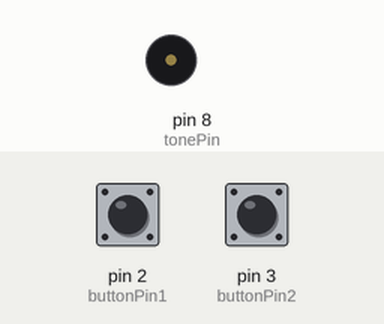
Simulated run of this sketch. Board: Arduino Uno, built with avr-gcc and run on an emulated ATmega328P. On the bench: buzzer (waves = sounding). The inputs (shaded band) are chosen by the test bench; at power-on: pin 3 (buttonPin2) LOW, pin 2 (buttonPin1) LOW.

Above: at 1.2 s.
1.3 s: pin 3 (buttonPin2) pulled HIGH for 0.15 s
At 1.7 s:
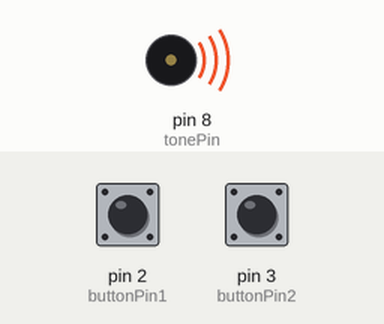
4.4 s: pin 2 (buttonPin1) pulled HIGH for 0.15 s
7.5 s: pin 2 (buttonPin1) pulled HIGH for 1 s
11.5 s: pin 2 (buttonPin1) pulled HIGH for 3.2 s
Timing chart, 0 to 19.9 s (numbered marks = the images above; inputs shaded):
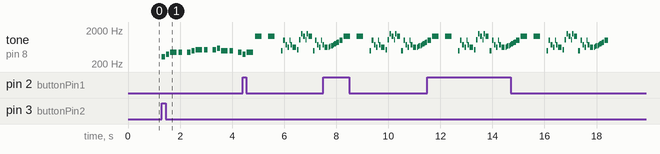

The sketch:

Milestone1_Code.ino
```cpp
// Set pins for buttons and buzzer
const int buttonPin1 = 2;  // the number of the first pushbutton pin
const int buttonPin2 = 3;  // the number of the second pushbutton pin
const int tonePin = 8;     // the number of the buzzer

// Variables
int tunePending;
int tunePlaying;
unsigned long tuneStartTime;

enum states {waiting, playing, pending};
enum states state;

void setup() {
  // initialize the buzzer as output:
  pinMode(tonePin, OUTPUT);
  // initialize the pushbutton pins as inputs:
  pinMode(buttonPin1, INPUT);
  pinMode(buttonPin2, INPUT);

  waitingSetup();
}

void loop() {

  switch (state) {
    case waiting:
      waitingLoop();
      break;
    case playing:
      playingLoop();
      break;
    case pending:
      pendingLoop();
      break;
  }
}
```

pending.ino
```cpp
void pendingSetup() {
  state = pending;
}

void pendingLoop() {
  bool done = false;
  //  Plays tunes
  if (tunePlaying == 1) {
    done = playTune1();
  }
  if (tunePlaying == 2) {
    done = playTune2();
  }

  if (done) {
    tunePlaying = tunePending; //Transitions to queued song
    tunePending = 0; //Resets queue

    // Two beeps before queued song
    tone(tonePin,1319,250);
    delay(500);
    tone(tonePin,1319,250);
    delay(500);
    playingSetup(); //Begins playing
  }
}
```

pitches.h
```cpp
/*************************************************
   Public Constants
 *************************************************/

#define NOTE_B0 31
#define NOTE_C1 33
#define NOTE_CS1 35
#define NOTE_D1 37
#define NOTE_DS1 39
#define NOTE_E1 41
#define NOTE_F1 44
#define NOTE_FS1 46
#define NOTE_G1 49
#define NOTE_GS1 52
#define NOTE_A1 55
#define NOTE_AS1 58
#define NOTE_B1 62
#define NOTE_C2 65
#define NOTE_CS2 69
#define NOTE_D2 73
#define NOTE_DS2 78
#define NOTE_E2 82
#define NOTE_F2 87
#define NOTE_FS2 93
#define NOTE_G2 98
#define NOTE_GS2 104
#define NOTE_A2 110
#define NOTE_AS2 117
#define NOTE_B2 123
#define NOTE_C3 131
#define NOTE_CS3 139
#define NOTE_D3 147
#define NOTE_DS3 156
#define NOTE_E3 165
#define NOTE_F3 175
#define NOTE_FS3 185
#define NOTE_G3 196
#define NOTE_GS3 208
#define NOTE_A3 220
#define NOTE_AS3 233
#define NOTE_B3 247
#define NOTE_C4 262
#define NOTE_CS4 277
#define NOTE_D4 294
#define NOTE_DS4 311
#define NOTE_E4 330
#define NOTE_F4 349
#define NOTE_FS4 370
#define NOTE_G4 392
#define NOTE_GS4 415
#define NOTE_A4 440
#define NOTE_AS4 466
#define NOTE_B4 494
#define NOTE_C5 523
#define NOTE_CS5 554
#define NOTE_D5 587
#define NOTE_DS5 622
#define NOTE_E5 659
#define NOTE_F5 698
#define NOTE_FS5 740
#define NOTE_G5 784
#define NOTE_GS5 831
#define NOTE_A5 880
#define NOTE_AS5 932
#define NOTE_B5 988
#define NOTE_C6 1047
#define NOTE_CS6 1109
#define NOTE_D6 1175
#define NOTE_DS6 1245
#define NOTE_E6 1319
#define NOTE_F6 1397
#define NOTE_FS6 1480
#define NOTE_G6 1568
#define NOTE_GS6 1661
#define NOTE_A6 1760
#define NOTE_AS6 1865
#define NOTE_B6 1976
#define NOTE_C7 2093
#define NOTE_CS7 2217
#define NOTE_D7 2349
#define NOTE_DS7 2489
#define NOTE_E7 2637
#define NOTE_F7 2794
#define NOTE_FS7 2960
#define NOTE_G7 3136
#define NOTE_GS7 3322
#define NOTE_A7 3520
#define NOTE_AS7 3729
#define NOTE_B7 3951
#define NOTE_C8 4186
#define NOTE_CS8 4435
#define NOTE_D8 4699
#define NOTE_DS8 4978
```

playTune1.ino
```cpp
#include "pitches.h"

// Stores melody
int melody1[] = {
  NOTE_B4, NOTE_B5, NOTE_FS5, NOTE_DS5,
  NOTE_B5, NOTE_FS5, NOTE_DS5, NOTE_C5,
  NOTE_C6, NOTE_G6, NOTE_E6, NOTE_C6, NOTE_G6, NOTE_E6,

  NOTE_B4, NOTE_B5, NOTE_FS5, NOTE_DS5, NOTE_B5,
  NOTE_FS5, NOTE_DS5, NOTE_DS5, NOTE_E5, NOTE_F5,
  NOTE_F5, NOTE_FS5, NOTE_G5, NOTE_G5, NOTE_GS5, NOTE_A5, NOTE_B5
};

int noteDurations1[] = {
  16, 16, 16, 16,
  32, 16, 8, 16,
  16, 16, 16, 32, 16, 8,

  16, 16, 16, 16, 32,
  16, 8, 32, 32, 32,
  32, 32, 32, 32, 32, 16, 8
};

//Initializes variables
int thisNote1 = 0;
unsigned long priorTime1 = 0;
int pauseBetweenNotes1 = 0;

bool playTune1() {
  unsigned long elapsedTime = millis() - tuneStartTime;

//Ensures appropriate timing
  if (elapsedTime - priorTime1 > pauseBetweenNotes1) {
    if (thisNote1 < sizeof(melody1)/sizeof(melody1[0])) {
      int noteDuration = 1000 / noteDurations1[thisNote1];
      tone(tonePin, melody1[thisNote1], noteDuration);
      pauseBetweenNotes1 = noteDuration * 1.30;
      priorTime1 = elapsedTime;
      thisNote1++;
      return false;
    } else {
      thisNote1 = 0;
      return true;
    }
  }

  return false;
}
```

playTune2.ino
```cpp
#include "pitches.h"

int REST = 0;

//Stores melody
int melody2[] = {
    NOTE_E4,
    NOTE_G4,
    NOTE_A4,
    NOTE_A4,
    REST,
    NOTE_A4,
    NOTE_B4,
    NOTE_C5,
    NOTE_C5,
    REST,
    NOTE_C5,
    NOTE_D5,
    NOTE_B4,
    NOTE_B4,
    REST,
    NOTE_A4,
    NOTE_G4,
    NOTE_A4,
  };

  int noteDurations2[] = {
    8,
    8,
    4,
    8,
    8,
    8,
    8,
    4,
    8,
    8,
    8,
    8,
    4,
    8,
    8,
    8,
    8,
    4,
  };

//Initializes variables
int thisNote2 = 0;
unsigned long priorTime2 = 0;
int pauseBetweenNotes2 = 0;

bool playTune2() {
  unsigned long elapsedTime = millis() - tuneStartTime;
//Ensures appropriate timing
  if (elapsedTime - priorTime2 > pauseBetweenNotes2) {
    if (thisNote2 < sizeof(melody2)/sizeof(melody2[0])) {  // Check if all notes are played
      int noteDuration = 1000 / noteDurations2[thisNote2];
      tone(tonePin, melody2[thisNote2], noteDuration);
      pauseBetweenNotes2 = noteDuration * 1.30;
      priorTime2 = elapsedTime;
      thisNote2++;
    } else {
      thisNote2 = 0;  // Reset for next time
      return true;    // Tune is finished
    }
  }

  return false;  // Tune is not finished
}
```

playing.ino
```cpp
void playingSetup() {
  tuneStartTime = millis();
  state = playing;
}

void playingLoop() {
  bool done = false;
  unsigned long currentTime = millis();
  // Check buttons
  // Delays button check to avoid accidental double press
  if ((currentTime - tuneStartTime) > 500) {
    if (digitalRead(buttonPin1) == HIGH) {
      tunePending = 1;
      pendingSetup();
    }
    if (digitalRead(buttonPin2) == HIGH) {
      tunePending = 2;
      pendingSetup();
    }
  }
  // Plays current tune
  if (tunePlaying == 1) {
    done = playTune1();
  }
  if (tunePlaying == 2) {
    done = playTune2();
  }
  if (done) {
    if (tunePending == 0) {
      waitingSetup();
    } else {
      tunePlaying = tunePending;
      tunePending = 0;
      playingSetup;
    }
  }
}
```

waiting.ino
```cpp
void waitingSetup() {
  tunePending = 0;
  tunePlaying = 0;
  state = waiting;
}

void waitingLoop(){
  delay(2);
  // Checks for button input
  if(digitalRead(buttonPin1) == HIGH){
    tunePlaying = 1;
    playingSetup();
  }
  if(digitalRead(buttonPin2) == HIGH){
    tunePlaying = 2;
    playingSetup();
  }
}
```

Measured:
- after the input at 1.3 s, tone on pin 8 (tonePin): plays 330 Hz for 0.13 s, 392 Hz for 0.13 s, 440 Hz for 0.25 s, 440 Hz for 0.13 s, 440 Hz for 0.13 s, 494 Hz for 0.13 s … (14 notes in this stretch), starting at once
